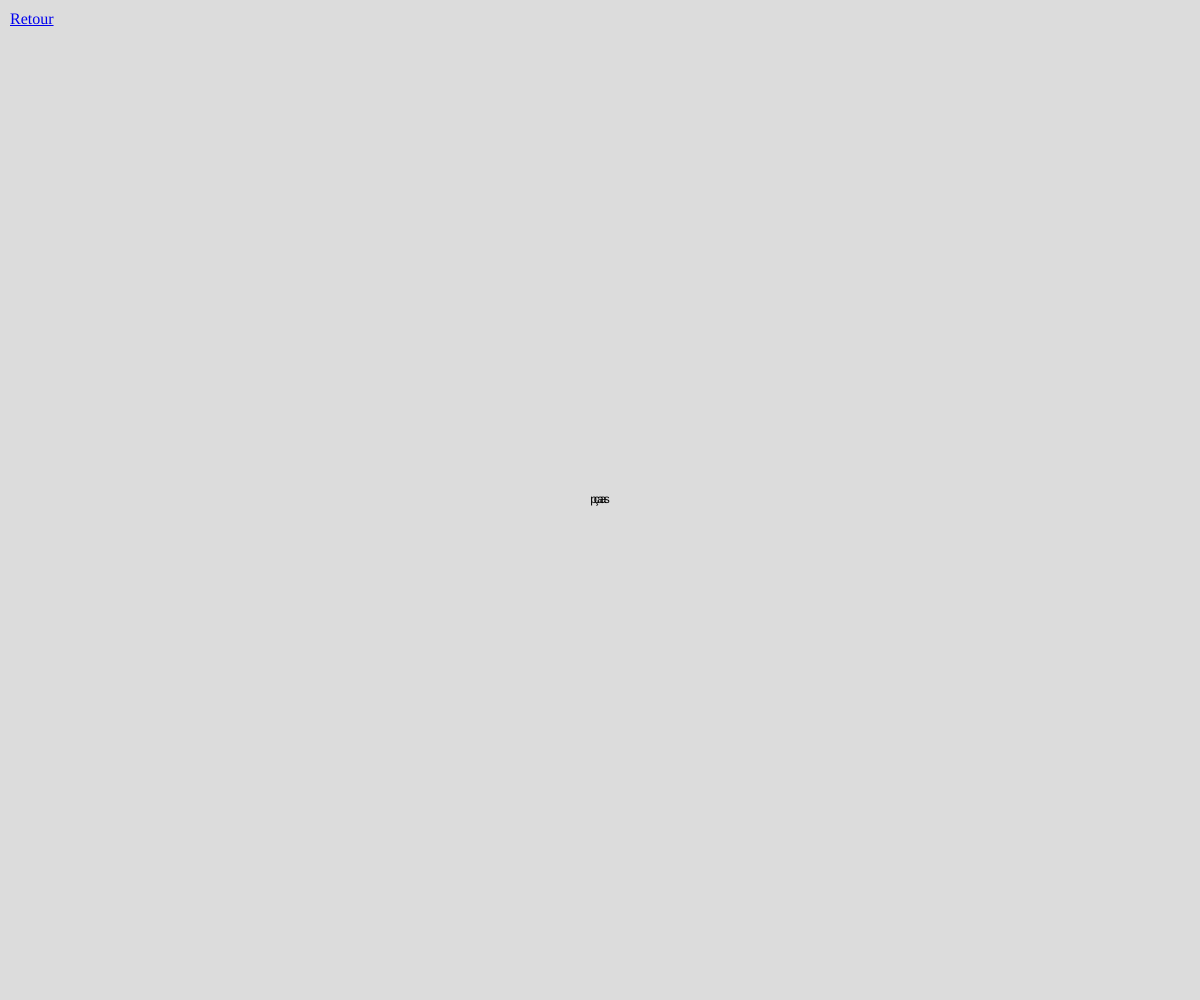
Frame 1 (no input)
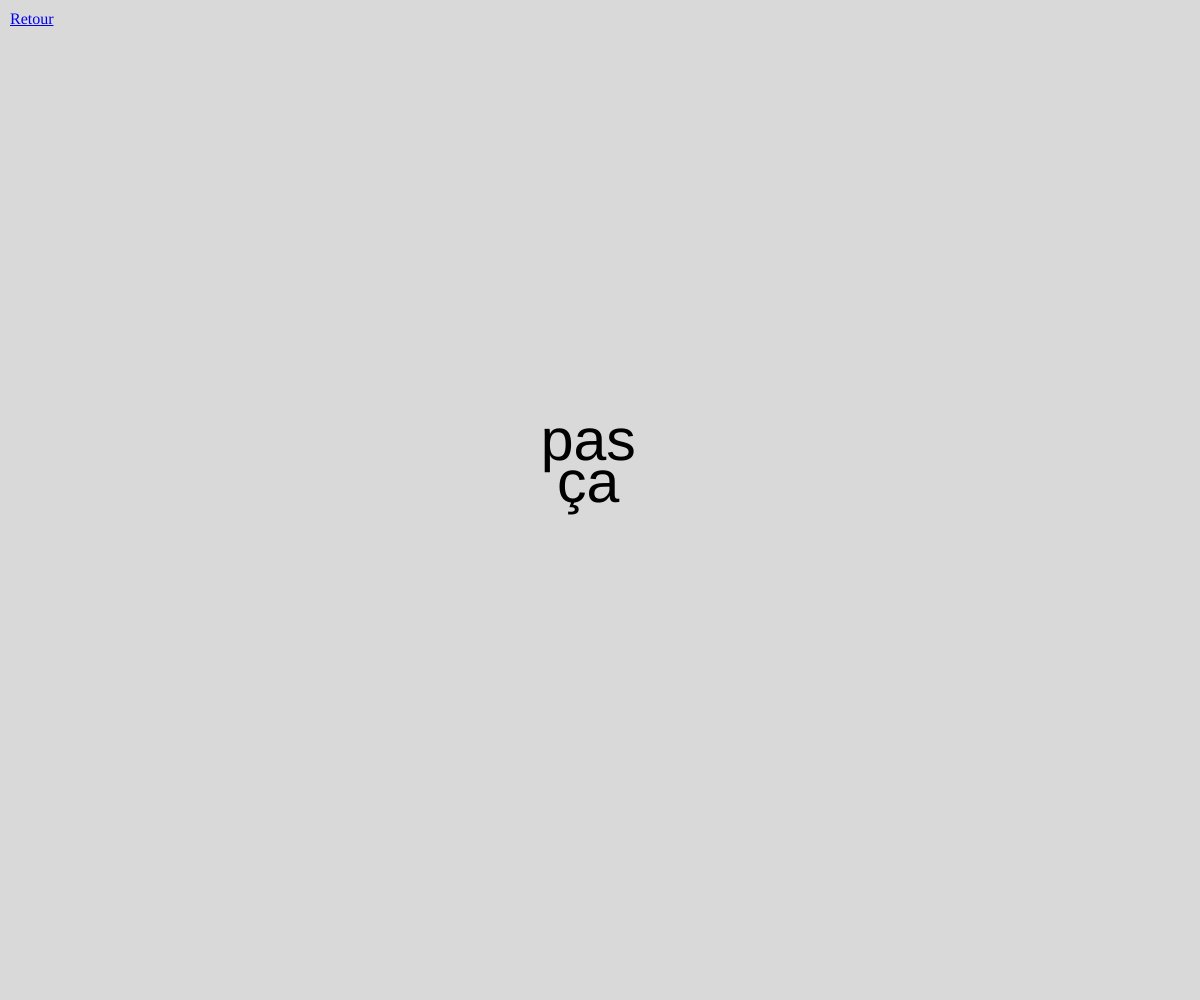
Frame 60 (no input)
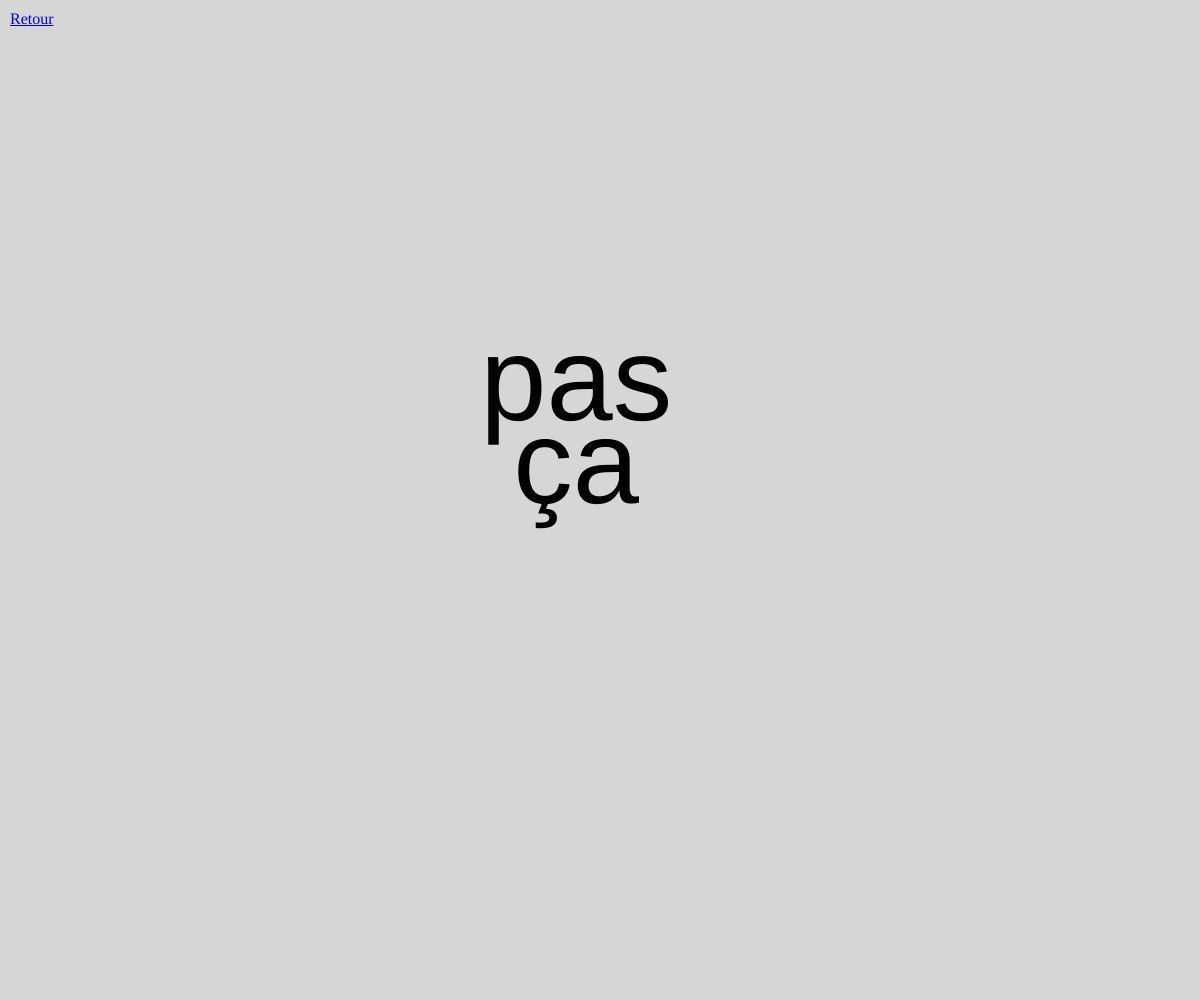
Frame 120 (the mouse pressed at the canvas centre since frame 60)

The p5.js sketch that drew these frames (run headless with seeded random() and noise() and a simulated clock; from frame 60 on, the mouse is pressed at the canvas centre):

// p5.js sketch
// ── sketch.js
let tx= 'pas\nça' ; i=0 ; 
let opacity = 300 ; sombre = 220 ; distance = 0
//let coefMas = 1


function setup() {
  createCanvas(windowWidth, windowHeight);   
  textAlign (CENTER,CENTER)  
  x = windowWidth/2 ; y = windowHeight/2
  
}

function windowResized() {resizeCanvas(windowWidth, windowHeight);}

function draw() {
  frameRate (300);
  background(sombre);
  
  textSize(i)
  textLeading(distance);
  fill(0,opacity)
  
  text (tx , x, y)
  
  i= i+1 
  x= x-0.2 
  y= y -0.6 
  distance = distance +0.7 
  
  opacity = opacity -0.05
  sombre= sombre -0.05
  
 // console.log(mouseX,mouseY)
  
  if (textWidth(tx) > (windowWidth/2) ){
  i= i+5 
  x= x-1.2 
  y= y -1.07
  distance = distance +3 
  
  opacity = opacity -0.1
  sombre= sombre -0.1
    }
  
  if (textWidth(tx) > windowWidth*1.5 ){
  i= i +10 
  x= x-1.2 
  y= y -3
  distance = distance +5 
  
  opacity = opacity -0.2
  sombre= sombre -0.2
    }
 
  
    if (sombre < 20 ){
    i=0 ; 
    x = windowWidth/2 
    y = windowHeight/2
    distance=0
    sombre = 220 
    opacity =100
    opacity = 300
    }
}
window.onload = function() {
  // Créez le lien de retour
  var backLink = document.createElement("a"); 
  backLink.href = "../index.html"; 
  backLink.innerHTML = "Retour"; 
  backLink.style.position = "absolute";
  backLink.style.top = "10px";
  backLink.style.left = "10px";
  document.body.appendChild(backLink);
}
